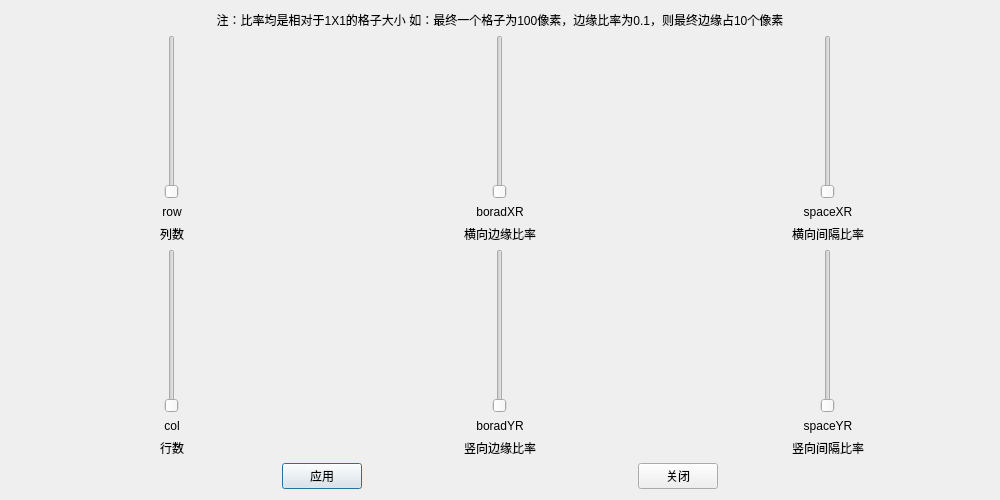
<?xml version="1.0" encoding="UTF-8"?>
<ui version="4.0">
 <class>BlockLayoutSettingDialog</class>
 <widget class="QDialog" name="BlockLayoutSettingDialog">
  <property name="geometry">
   <rect>
    <x>0</x>
    <y>0</y>
    <width>1000</width>
    <height>500</height>
   </rect>
  </property>
  <property name="minimumSize">
   <size>
    <width>1000</width>
    <height>500</height>
   </size>
  </property>
  <property name="windowTitle">
   <string>调整布局参数</string>
  </property>
  <layout class="QVBoxLayout" name="verticalLayout_8">
   <item>
    <widget class="QLabel" name="label_7">
     <property name="text">
      <string>注：比率均是相对于1X1的格子大小 如：最终一个格子为100像素，边缘比率为0.1，则最终边缘占10个像素</string>
     </property>
     <property name="alignment">
      <set>Qt::AlignCenter</set>
     </property>
    </widget>
   </item>
   <item>
    <layout class="QGridLayout" name="gridLayout">
     <item row="1" column="0">
      <layout class="QVBoxLayout" name="verticalLayout_2">
       <item>
        <layout class="QHBoxLayout" name="horizontalLayout_3">
         <item>
          <widget class="QSlider" name="colSlider">
           <property name="minimum">
            <number>1</number>
           </property>
           <property name="maximum">
            <number>40</number>
           </property>
           <property name="orientation">
            <enum>Qt::Vertical</enum>
           </property>
          </widget>
         </item>
        </layout>
       </item>
       <item>
        <widget class="QLabel" name="colDisplay">
         <property name="text">
          <string>col</string>
         </property>
         <property name="alignment">
          <set>Qt::AlignCenter</set>
         </property>
        </widget>
       </item>
       <item>
        <widget class="QLabel" name="colName">
         <property name="text">
          <string>行数</string>
         </property>
         <property name="alignment">
          <set>Qt::AlignCenter</set>
         </property>
        </widget>
       </item>
      </layout>
     </item>
     <item row="0" column="1">
      <layout class="QVBoxLayout" name="verticalLayout_3">
       <item>
        <layout class="QHBoxLayout" name="horizontalLayout_4">
         <item>
          <widget class="QSlider" name="boradXRSlider">
           <property name="maximum">
            <number>50</number>
           </property>
           <property name="singleStep">
            <number>10</number>
           </property>
           <property name="orientation">
            <enum>Qt::Vertical</enum>
           </property>
          </widget>
         </item>
        </layout>
       </item>
       <item>
        <widget class="QLabel" name="boradXRDispaly">
         <property name="text">
          <string>boradXR</string>
         </property>
         <property name="alignment">
          <set>Qt::AlignCenter</set>
         </property>
        </widget>
       </item>
       <item>
        <widget class="QLabel" name="boradXRName">
         <property name="text">
          <string>横向边缘比率</string>
         </property>
         <property name="alignment">
          <set>Qt::AlignCenter</set>
         </property>
        </widget>
       </item>
      </layout>
     </item>
     <item row="0" column="0">
      <layout class="QVBoxLayout" name="verticalLayout">
       <item>
        <layout class="QHBoxLayout" name="horizontalLayout_2">
         <item>
          <widget class="QSlider" name="rowSlider">
           <property name="minimum">
            <number>1</number>
           </property>
           <property name="maximum">
            <number>40</number>
           </property>
           <property name="orientation">
            <enum>Qt::Vertical</enum>
           </property>
          </widget>
         </item>
        </layout>
       </item>
       <item>
        <widget class="QLabel" name="rowDisplay">
         <property name="text">
          <string>row</string>
         </property>
         <property name="alignment">
          <set>Qt::AlignCenter</set>
         </property>
        </widget>
       </item>
       <item>
        <widget class="QLabel" name="rowName">
         <property name="text">
          <string>列数</string>
         </property>
         <property name="alignment">
          <set>Qt::AlignCenter</set>
         </property>
        </widget>
       </item>
      </layout>
     </item>
     <item row="1" column="1">
      <layout class="QVBoxLayout" name="verticalLayout_4">
       <item>
        <layout class="QHBoxLayout" name="horizontalLayout_5">
         <item>
          <widget class="QSlider" name="boradYRSlider">
           <property name="maximum">
            <number>50</number>
           </property>
           <property name="singleStep">
            <number>10</number>
           </property>
           <property name="orientation">
            <enum>Qt::Vertical</enum>
           </property>
          </widget>
         </item>
        </layout>
       </item>
       <item>
        <widget class="QLabel" name="boradYRDisplay">
         <property name="text">
          <string>boradYR</string>
         </property>
         <property name="alignment">
          <set>Qt::AlignCenter</set>
         </property>
        </widget>
       </item>
       <item>
        <widget class="QLabel" name="Name">
         <property name="text">
          <string>竖向边缘比率</string>
         </property>
         <property name="alignment">
          <set>Qt::AlignCenter</set>
         </property>
        </widget>
       </item>
      </layout>
     </item>
     <item row="0" column="2">
      <layout class="QVBoxLayout" name="verticalLayout_5">
       <item>
        <layout class="QHBoxLayout" name="horizontalLayout_6">
         <item>
          <widget class="QSlider" name="spaceXRSlider">
           <property name="maximum">
            <number>50</number>
           </property>
           <property name="singleStep">
            <number>10</number>
           </property>
           <property name="orientation">
            <enum>Qt::Vertical</enum>
           </property>
          </widget>
         </item>
        </layout>
       </item>
       <item>
        <widget class="QLabel" name="spaceXRDisplay">
         <property name="text">
          <string>spaceXR</string>
         </property>
         <property name="alignment">
          <set>Qt::AlignCenter</set>
         </property>
        </widget>
       </item>
       <item>
        <widget class="QLabel" name="spaceXRName">
         <property name="text">
          <string>横向间隔比率</string>
         </property>
         <property name="alignment">
          <set>Qt::AlignCenter</set>
         </property>
        </widget>
       </item>
      </layout>
     </item>
     <item row="1" column="2">
      <layout class="QVBoxLayout" name="verticalLayout_6">
       <item>
        <layout class="QHBoxLayout" name="horizontalLayout_7">
         <item>
          <widget class="QSlider" name="spaceYRSlider">
           <property name="maximum">
            <number>50</number>
           </property>
           <property name="singleStep">
            <number>10</number>
           </property>
           <property name="orientation">
            <enum>Qt::Vertical</enum>
           </property>
          </widget>
         </item>
        </layout>
       </item>
       <item>
        <widget class="QLabel" name="spaceYRDisplay">
         <property name="text">
          <string>spaceYR</string>
         </property>
         <property name="alignment">
          <set>Qt::AlignCenter</set>
         </property>
        </widget>
       </item>
       <item>
        <widget class="QLabel" name="spaceYRName">
         <property name="text">
          <string>竖向间隔比率</string>
         </property>
         <property name="alignment">
          <set>Qt::AlignCenter</set>
         </property>
        </widget>
       </item>
      </layout>
     </item>
    </layout>
   </item>
   <item>
    <layout class="QHBoxLayout" name="horizontalLayout">
     <item>
      <spacer name="horizontalSpacer_2">
       <property name="orientation">
        <enum>Qt::Horizontal</enum>
       </property>
       <property name="sizeHint" stdset="0">
        <size>
         <width>40</width>
         <height>20</height>
        </size>
       </property>
      </spacer>
     </item>
     <item>
      <widget class="QPushButton" name="pushButton_apply">
       <property name="text">
        <string>应用</string>
       </property>
      </widget>
     </item>
     <item>
      <spacer name="horizontalSpacer">
       <property name="orientation">
        <enum>Qt::Horizontal</enum>
       </property>
       <property name="sizeHint" stdset="0">
        <size>
         <width>40</width>
         <height>20</height>
        </size>
       </property>
      </spacer>
     </item>
     <item>
      <widget class="QPushButton" name="pushButton_cancel">
       <property name="text">
        <string>关闭</string>
       </property>
      </widget>
     </item>
     <item>
      <spacer name="horizontalSpacer_3">
       <property name="orientation">
        <enum>Qt::Horizontal</enum>
       </property>
       <property name="sizeHint" stdset="0">
        <size>
         <width>40</width>
         <height>20</height>
        </size>
       </property>
      </spacer>
     </item>
    </layout>
   </item>
  </layout>
 </widget>
 <resources/>
 <connections/>
</ui>
